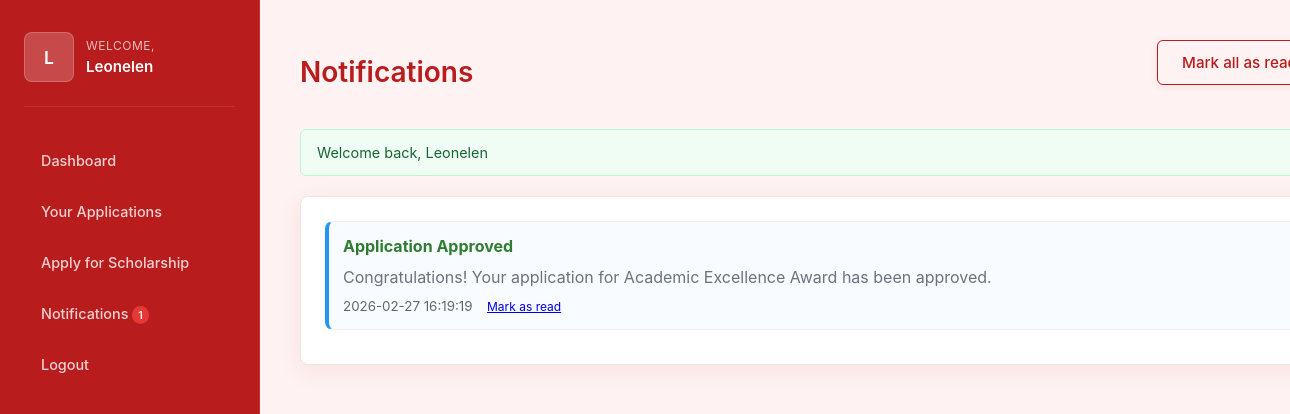
The page /member/notifications.php (signed in) on the database its author committed.
### tables this page shows
CREATE TABLE `notifications` (
  `id` int(11) NOT NULL,
  `user_id` int(11) NOT NULL,
  `title` varchar(255) NOT NULL,
  `message` text NOT NULL,
  `type` enum('info','success','warning','error','application','deadline') DEFAULT 'info',
  `related_application_id` int(11) DEFAULT NULL,
  `related_scholarship_id` int(11) DEFAULT NULL,
  `seen` tinyint(1) DEFAULT 0,
  `seen_at` datetime DEFAULT NULL,
  `created_at` datetime DEFAULT current_timestamp()
);

### member/notifications.php (the view, shortened to what this page needs)
<?php
$pdo = getPDO();
$user_id = $_SESSION['user_id'];
$stmt = $pdo->prepare('SELECT * FROM notifications WHERE user_id = :uid ORDER BY created_at DESC');
$stmt->execute([':uid' => $user_id]);
$notifications = $stmt->fetchAll();
$unreadCount = 0;
foreach ($notifications as $n) {
    if (!$n['seen']) $unreadCount++;
}
?>
<!doctype html>
<html>
<head>
  <link rel="stylesheet" href="../assets/style.css">
  <link rel="stylesheet" href="dashboard.css">
</head>
<body>
  <div class="dashboard-app">
    <aside class="sidebar">
      <div class="profile">
        <div class="avatar"><?= strtoupper(substr(($_SESSION['user']['first_name']??$_SESSION['user']['username']),0,1)) ?></div>
        <div>
          <div class="welcome">Welcome,</div>
          <div class="username"><?= htmlspecialchars($_SESSION['user']['first_name'] ?? $_SESSION['user']['username']) ?></div>
        </div>
      </div>
      <nav>
        <a href="dashboard.php">Dashboard</a>
        <a href="applications.php">Your Applications</a>
        <a href="apply_scholarship.php">Apply for Scholarship</a>
        <a href="notifications.php">Notifications <?= $unreadCount > 0 ? '<span style="background:#e53935;color:#fff;padding:2px 6px;border-radius:10px;font-size:11px">' . $unreadCount . '</span>' : '' ?></a>
        <a href="../auth/logout.php">Logout</a>
      </nav>
    </aside>
    <main class="main">
      <div class="header-row">
        <h2>Notifications</h2>
        <?php if (count($notifications) > 0): ?>
          <form method="POST" style="margin-left:auto;">
            <button type="submit" class="btn secondary">Mark all as read</button>
          </form>
        <?php endif; ?>
      </div>
      <?php if (!empty($_SESSION['success'])): ?>
        <div class="flash success-flash"><?= htmlspecialchars($_SESSION['success']); unset($_SESSION['success']); ?></div>
      <?php endif; ?>
      <section class="panel">
        <?php if (empty($notifications)): ?>
          <p class="muted">You have no notifications.</p>
        <?php else: ?>
          <?php foreach ($notifications as $n): ?>
            <div class="notif-item <?= $n['seen'] ? '' : 'unread' ?>">
              <span class="type-<?= htmlspecialchars($n['type']) ?>"><strong><?= htmlspecialchars($n['title']) ?></strong></span>
              <p style="margin:8px 0 4px"><?= nl2br(htmlspecialchars($n['message'])) ?></p>
              <small><?= htmlspecialchars($n['created_at']) ?></small>
              <?php if (!$n['seen']): ?>
                <a href="?seen=<?= (int)$n['id'] ?>" style="margin-left:10px;font-size:12px">Mark as read</a>
              <?php endif; ?>
            </div>
          <?php endforeach; ?>
        <?php endif; ?>
      </section>
    </main>
  </div>
</body>
</html>

### assets/style.css (style rules this page uses)
.panel { background: #fff; padding: 2rem; border-radius: 16px; border: 1px solid #e5e7eb; box-shadow: 0 6px 24px rgba(185,28,28,0.08); transition: box-shadow 0.2s, border-color 0.2s; }
.btn { display: inline-block; padding: 0.9rem 2rem; border-radius: 8px; border: none; background: var(--primary); color: #fff; font-weight: 600; font-size: 1rem; cursor: pointer; box-shadow: 0 2px 8px rgba(185,28,28,0.08); transition: background 0.2s, box-shadow 0.2s, transform 0.2s; font-family: inherit; margin: 0.5rem 0.5rem 0.5rem 0; }
h2 { font-size: 2rem; font-weight: 600; }
p { color: var(--text-secondary); line-height: 1.7; }

### member/dashboard.css (style rules this page uses)
:root { --bg: #fef2f2; --card: #ffffff; --muted: #6b7280; --primary: #b91c1c; --primary-light: #dc2626; --accent: #ef4444; --border: #e5e7eb; --text-primary: #111827; --text-secondary: #6b7280; }
body { background: var(--bg); font-family: 'Inter', -apple-system, BlinkMacSystemFont, 'Segoe UI', sans-serif; color: var(--text-primary); margin: 0; padding: 0; -webkit-font-smoothing: antialiased; -moz-osx-font-smoothing: grayscale; }
.dashboard-app { min-height: 100vh; display: grid; grid-template-columns: 260px 1fr; }
.sidebar { background: var(--primary); color: white; padding: 2rem 1.5rem; border-right: 1px solid rgba(255, 255, 255, 0.1); position: sticky; top: 0; height: 100vh; overflow-y: auto; }
.profile { display: flex; align-items: center; gap: 0.75rem; margin-bottom: 2rem; padding-bottom: 1.5rem; border-bottom: 1px solid rgba(255, 255, 255, 0.1); }
.avatar { width: 48px; height: 48px; border-radius: 8px; background: rgba(255, 255, 255, 0.2); display: flex; align-items: center; justify-content: center; font-weight: 600; font-size: 1.1rem; color: white; border: 1px solid rgba(255, 255, 255, 0.2); }
.welcome { font-size: 0.75rem; color: rgba(255, 255, 255, 0.7); text-transform: uppercase; letter-spacing: 0.5px; margin-bottom: 0.25rem; }
.username { font-weight: 600; font-size: 0.95rem; color: white; }
.sidebar nav { margin-top: 1rem; }
.sidebar a { display: block; color: rgba(255, 255, 255, 0.8); padding: 0.75rem 1rem; border-radius: 6px; text-decoration: none; margin-bottom: 0.5rem; font-size: 0.9rem; font-weight: 500; transition: all 0.2s ease; border: 1px solid transparent; }
.main { padding: 2rem 2.5rem; max-width: 1400px; width: 100%; }
.header-row { display: flex; justify-content: space-between; align-items: flex-start; margin-bottom: 2rem; }
.header-row h2 { font-size: 1.75rem; font-weight: 600; color: var(--primary); margin-bottom: 0.5rem; }
.panel { background: var(--card); padding: 1.5rem; border-radius: 8px; border: 1px solid var(--border); transition: all 0.2s ease; }
.flash { padding: 0.875rem 1rem; border-radius: 6px; margin-bottom: 1.25rem; font-size: 0.9rem; border: 1px solid; }
.success-flash { background: #f0fdf4; color: #166534; border-color: #bbf7d0; }
.btn { display: inline-block; padding: 0.75rem 1.5rem; border-radius: 6px; border: none; background: var(--primary); color: white; text-decoration: none; font-weight: 500; font-size: 0.95rem; cursor: pointer; transition: all 0.2s ease; font-family: inherit; }
.btn.secondary { background: transparent; color: var(--primary); border: 1.5px solid var(--primary); }

### member/notifications.php (style rules this page uses)
.notif-item { background: #fff; border: 1px solid #eee; border-radius: 8px; padding: 14px; margin-bottom: 10px; }
.notif-item.unread { border-left: 4px solid #2196F3; background: #f8fbff; }
.notif-item .type-success { color: #2e7d32; }
.notif-item small { color: #666; }

### rows shown on the page
notifications: title "Application Approved", message "Congratulations! Your application for Academic Excellence Award has been approved.", created_at "2026-02-27 16:19:19"

### other values the page prints
$_SESSION['user']['first_name'] "Leonelen"
$unreadCount "1"
$_SESSION['success'] "Welcome back, Leonelen"
